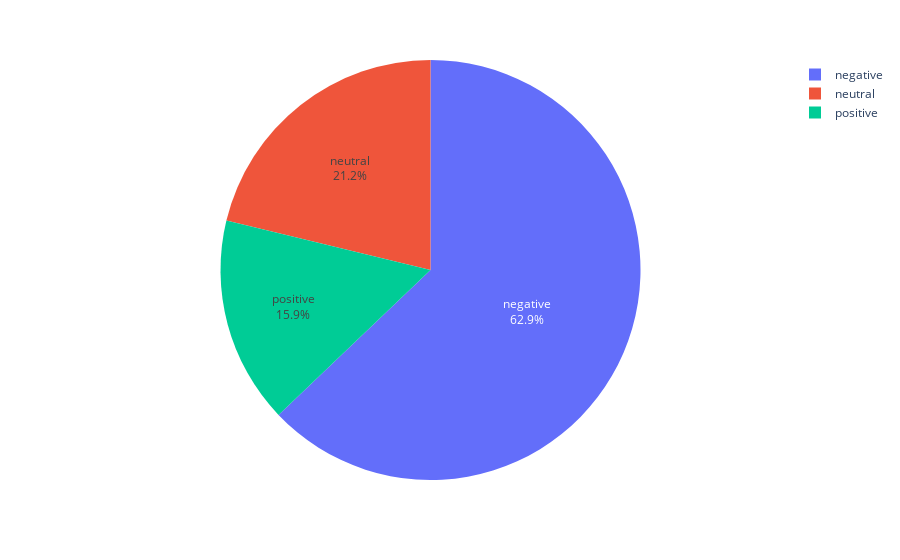

The cell this chart's notebook holds for it:
### Code cell
fig= px.pie(df.airline_sentiment.value_counts(), values = df.airline_sentiment.value_counts().values, names =df.airline_sentiment.value_counts().index)
fig.update_traces(textposition='inside', textinfo='percent+label')
fig.show()

### Figure 1 — Plotly figure (JSON) as saved in the notebook; plotly's stock layout.template omitted (floating-point values rounded to 4 significant figures)
{"data": [{"domain": {"x": [0, 1], "y": [0, 1]}, "hovertemplate": "label=%{label}<br>value=%{value}<extra></extra>", "labels": ["negative", "neutral", "positive"], "legendgroup": "", "name": "", "showlegend": true, "textinfo": "percent+label", "textposition": "inside", "type": "pie", "values": [9087, 3067, 2298]}], "layout": {"legend": {"tracegroupgap": 0}, "margin": {"t": 60}}}
